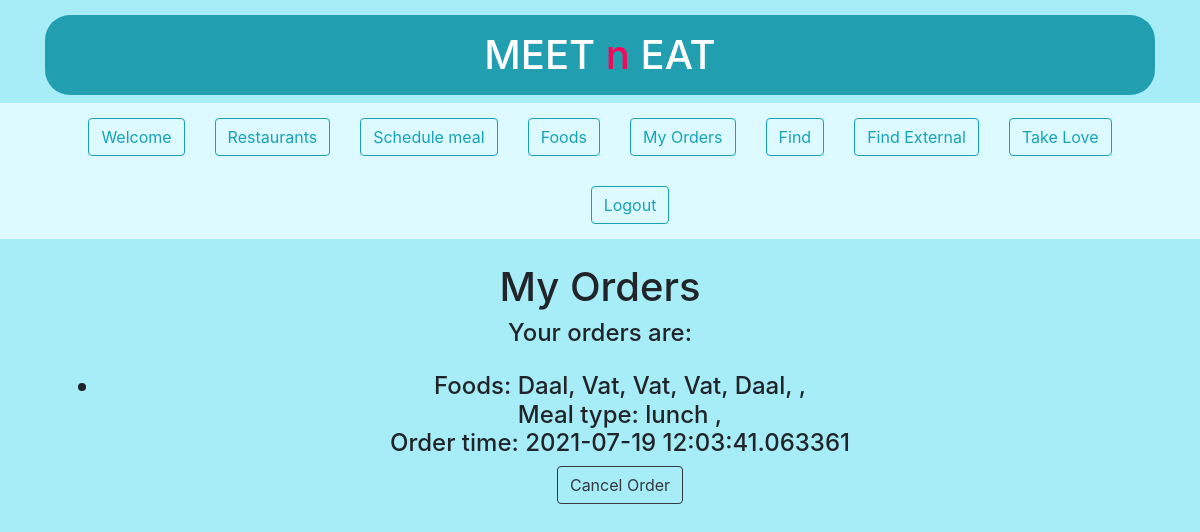
The page /pending_orders (signed in) on the database its author committed.
### app.py (models this page shows)
class Orders(db.Model):
    order_id = db.Column(db.Integer, primary_key=True)
    orders = db.Column(db.String, nullable=True)
    food_lst = db.Column(db.String, nullable=True)
    username = db.Column(db.String, nullable=True)
    rstrnt_id = db.Column(db.Integer, nullable=True)
    meal_type = db.Column(db.String, nullable=True)
    order_time = db.Column(db.DateTime, nullable=True)

### app.py (the view)
@login_required
@owner_or_admin_required
@app.route("/pending_orders")
def show_pending_orders():
    if session['is_owner']:
        username = session['username']
        user = users.query.filter_by(username=username).first()
        rst_id = user.owned_rst_id
        orders = Orders.query.filter_by(rstrnt_id=rst_id).all()
        return render_template("orders.html", orders=orders)
    else:
        orders = Orders.query.all()
        return render_template("orders.html", orders=orders)

### templates/orders.html (shortened to what this page needs)
{% extends 'base.html' %}
  {% block ttl2bd %}
  <h1 class="text-center my-9">
  {% if session['is_owner'] %}
  Pending Orders
{% else %}
  My Orders
{% endif %}
</h1>
    {% if session['is_owner'] %}
        <table class="table table-borderless">
            <thead>
                <tr>
                <th scope="col">Order ID</th>
                <th scope="col">Food names</th>
                <th scope="col">Meal Type</th>
                <th scope="col">Time</th>
                <th scope="col"> </th>
                </tr>
            </thead>
            <tbody>
            {% for i in orders %}
                <tr>
                    <th scope="row">{{i.order_id}}</th>
                    <td>{{i.food_lst}}</td>
                    <td>{{i.meal_type}}</td>
                    <td>{{i.order_time}}</td>
                    <td>
                        <a href="/pending_orders/check/{{i.order_id}}" class="btn btn-outline-dark">Mark Completed</a>
                    </td>
                </tr>
            {% endfor %}
          </tbody>
        </table>
        {% else %}
        {% if not session['is_admin'] %}
        <div class="container my-8 text-center">
            <h4 class="container text-center my-8">Your orders are:
                <ul class="py-8">
                    {% for i in orders %}
                    <li class="p-4">Foods:
                        <span> {{i.food_lst}} </span>,<br> Meal type:
                        <span> {{i.meal_type}} </span>,<br> Order time:
                        <span> {{i.order_time}} </span><br>
                        <a href="/my_orders/cancel/{{i.order_id}}" class="btn btn-outline-dark my-2">Cancel Order</a>
                    </li>
                    {% endfor %}
                </ul>
            </h4>
        </div>
        {% endif %}
        {% endif %}
  {% endblock ttl2bd %}

### rows shown on the page
Orders: food_lst "Daal, Vat, Vat, Vat, Daal,", meal_type "lunch", order_time "2021-07-19 12:03:41.063361"
